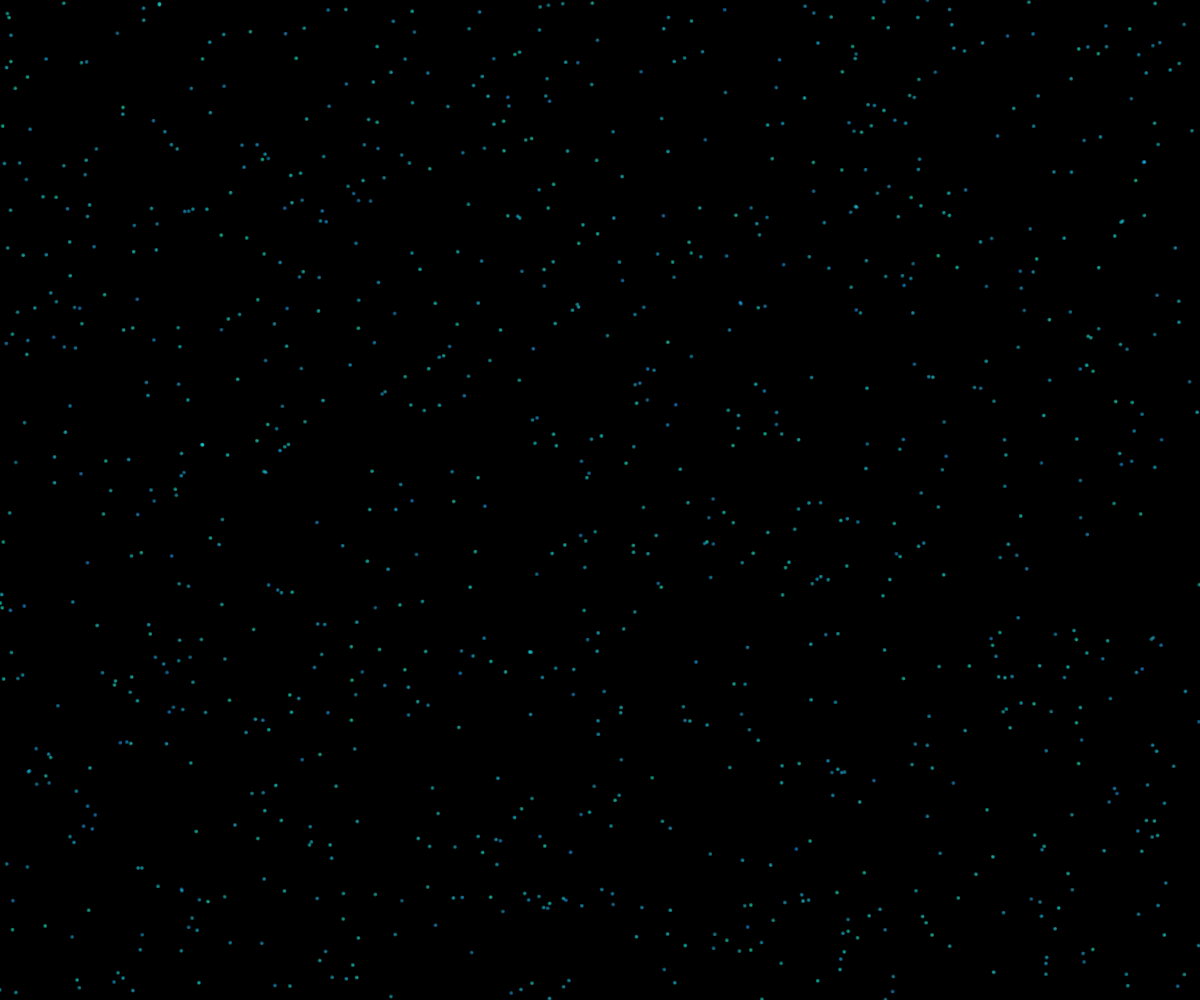
Frame 1 (no input)
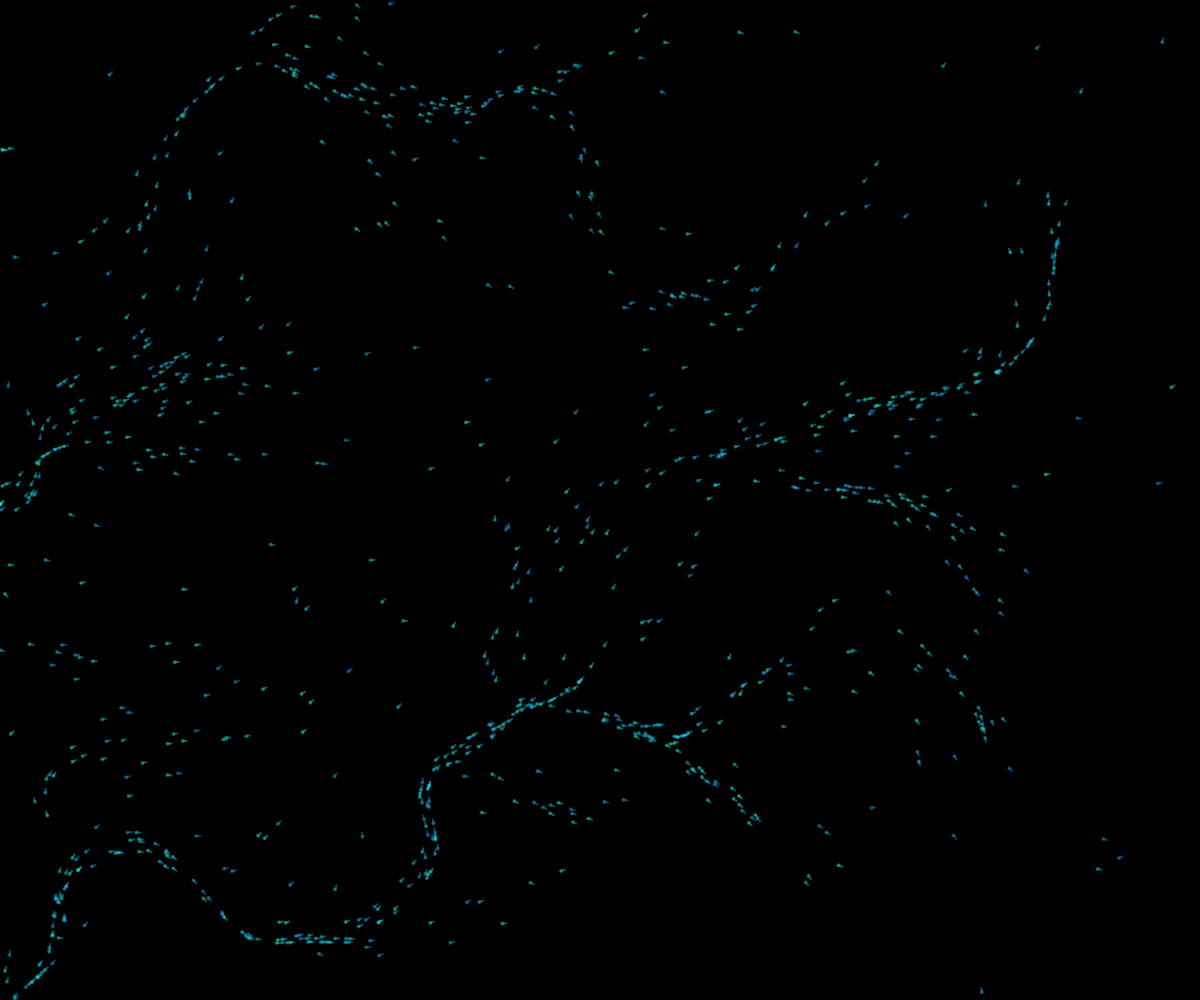
Frame 60 (no input)
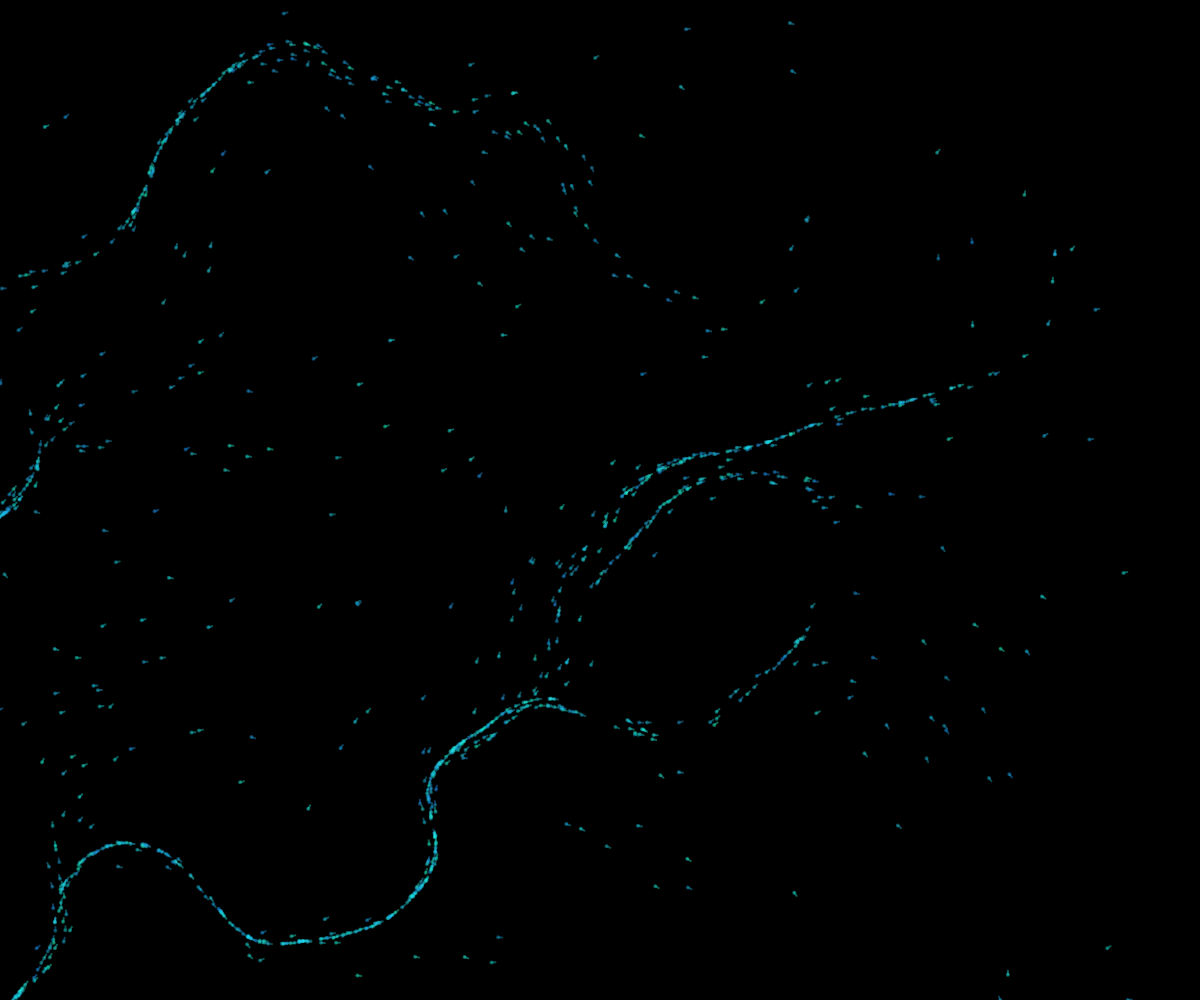
Frame 120 (the mouse pressed at the canvas centre since frame 60)

The p5.js sketch that drew these frames (run headless with seeded random() and noise() and a simulated clock; from frame 60 on, the mouse is pressed at the canvas centre):

// p5.js sketch
// ── sketch.js
let particles = [];
const num = 1000;

const noiseScale = 0.01/2;

function setup() {
  createCanvas(windowWidth, windowHeight);
  for(let i = 0; i < num; i ++) {
    particles.push(new Particle(random(width), random(height)));
  }
  
  stroke(255, 50);
  clear();
}

function draw() {
  background(0);
  for(let i = 0; i < num; i ++) {
    let p = particles[i];
    p.update();
    p.show();
    if(!onScreen(p.pos) && frameCount < 1000) {
      p.pos.x = random(width);
      p.pos.y = random(height);
    }
  }
}

function mouseReleased() {
  noiseSeed(millis());
}

function onScreen(v) {
  return v.x >= 0 && v.x <= width && v.y >= 0 && v.y <= height;
}

class Particle {
  constructor(x, y) {
    this.pos = createVector(x, y);
    this.vel = createVector(0, 0);
    this.acc = createVector(0, 0);
    this.maxSpeed = 4;
    this.prevPos = this.pos.copy();
    this.color = color(random(20, 40), random(150, 255), random(200, 255), 100);
  }

  update() {
    let n = noise(this.pos.x * noiseScale, this.pos.y * noiseScale, frameCount * noiseScale * noiseScale);
    let angle = n * TAU;
    let direction = p5.Vector.fromAngle(angle);
    direction.mult(0.5);
    this.acc.add(direction);
    this.vel.add(this.acc);
    this.vel.limit(this.maxSpeed);
    this.prevPos = this.pos.copy();
    this.pos.add(this.vel);
    this.acc.mult(0);
  }

  show() {
    stroke(this.color);
    strokeWeight(2);
    line(this.pos.x, this.pos.y, this.prevPos.x, this.prevPos.y);
    noStroke();
    fill(this.color);
    ellipse(this.pos.x, this.pos.y, 4, 4);
  }
}
